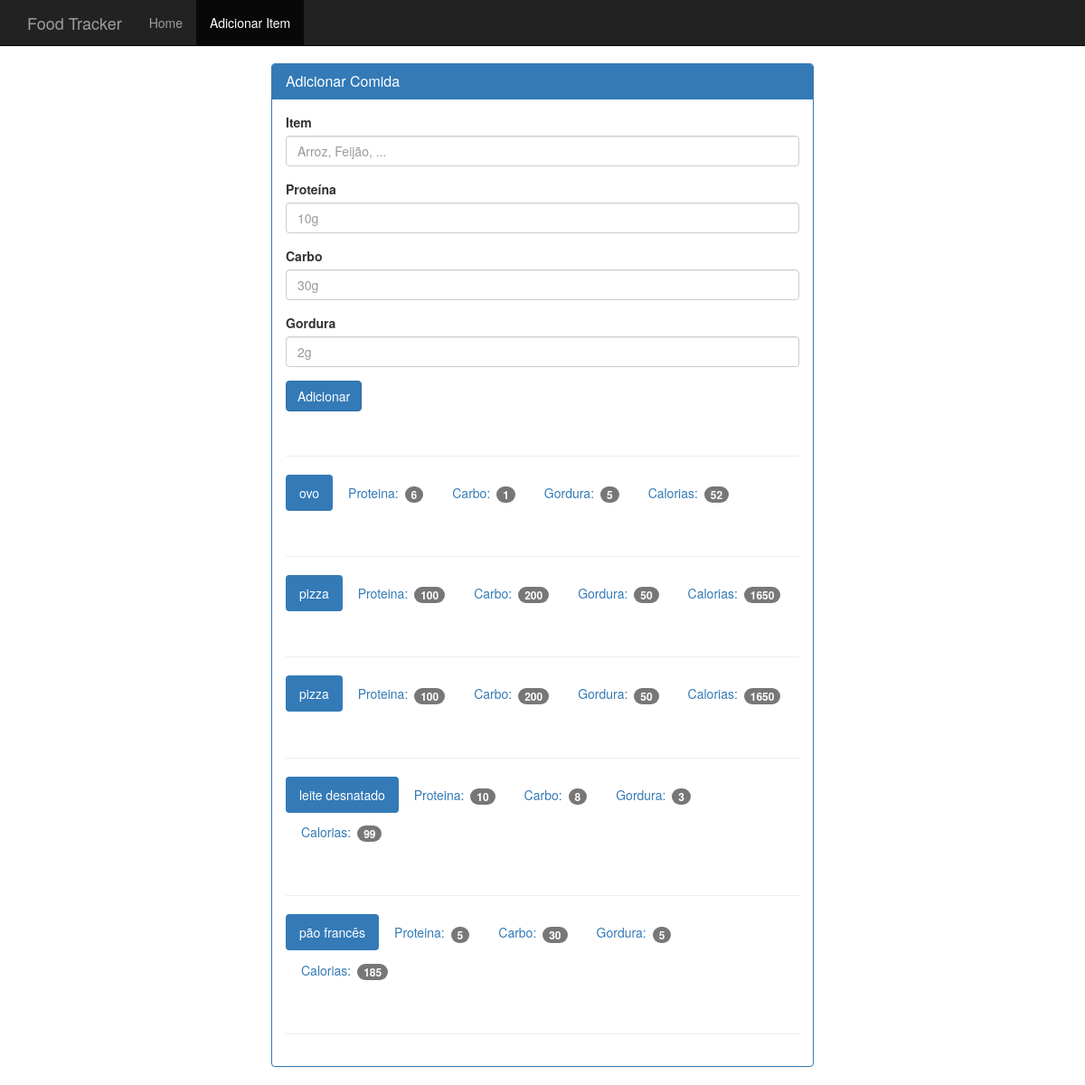
The app's page /food with its own data.
### app.py (models this page shows, shortened)
class Food(db.Model):
	id = db.Column(db.Integer, primary_key=True)
	name = db.Column(db.String(50), nullable=False)
	protein = db.Column(db.Integer,  nullable=False)
	carbo = db.Column(db.Integer,  nullable=False)
	fat = db.Column(db.Integer,  nullable=False)
	calories = db.Column(db.Integer, nullable=False)
	diets = db.relationship('Diet', backref='food', lazy='dynamic')

### app.py (the view, shortened to what this page needs)
@app.route('/food', methods=['GET', 'POST'])
def food():
	foods = Food.query.all()
	return render_template('food.html', foods=foods)

### templates/food.html (shortened to what this page needs)
<!DOCTYPE html>
<html lang="pt-br">
  <head>
    <link href="{{ url_for('static', filename='bootstrap.min.css') }}" rel="stylesheet">
    <link href="{{ url_for('static', filename='theme.css') }}" rel="stylesheet">
  </head>
  <body>
    <nav class="navbar navbar-inverse navbar-fixed-top">
      <div class="container">
        <div class="navbar-header">
          <a class="navbar-brand" href="{{ url_for('index')}}"> Food Tracker  </a>
        </div>
        <div id="navbar" class="navbar-collapse collapse">
          <ul class="nav navbar-nav">
            <li><a href="{{ url_for('index')  }}">Home</a></li>
            <li class="active"><a href="{{ url_for('food') }}">Adicionar Item</a></li>
          </ul>
        </div>
      </div>
    </nav>
    <div class="container theme-showcase col-sm-6 col-sm-offset-3" role="main">
      <div class="row">
        <div>
          <div class="panel panel-primary">
            <div class="panel-heading">
              <h3 class="panel-title">Adicionar Comida</h3>
            </div>
            <div class="panel-body">
              <form method="POST" action="{{ url_for('food') }}">
                <div class="form-group">
                  <label for="food-name">Item</label>
                  <input type="text" class="form-control" id="food-name" name="food-name" placeholder="Arroz, Feijão, ...">
                </div>
                <div class="form-group">
                  <label for="protein">Proteína</label>
                  <input type="number" class="form-control" id="protein" name="protein" placeholder="10g">
                </div>
                <div class="form-group">
                  <label for="carbohydrates">Carbo</label>
                  <input type="number" class="form-control" id="carbohydrates"  name="carbo" placeholder="30g">
                </div>
                <div class="form-group">
                  <label for="fat">Gordura</label>
                  <input type="number" class="form-control" id="fat"  name="fat"placeholder="2g">
                </div>
                <button type="submit" class="btn btn-primary">Adicionar</button>
              </form>
              <div class="page-header"></div>
                {% for f in foods %}
                    <ul class="nav nav-pills" role="tablist">
                        <li class="active"><a>{{ f.name }}</a></li>
                        <li><a>Proteina: <span class="badge">{{ f.protein }}</span></a></li>
                        <li><a>Carbo: <span class="badge">{{ f.carbo }}</span></a></li>
                        <li><a>Gordura: <span class="badge">{{ f.fat }}</span></a></li>
                        <li><a>Calorias: <span class="badge">{{ f.calories }}</span></a></li>
                    </ul>
                    <div class="page-header"></div>
                {%endfor%}
            </div>
          </div>
        </div>
      </div>
    </div>
  </body>
</html>

### static/theme.css (style rules this page uses)
body { padding-top: 70px; padding-bottom: 30px; }

### records on screen
Food: name "ovo", protein "6", carbo "1", fat "5", calories "52"
Food: name "pizza", protein "100", carbo "200", fat "50", calories "1650"
Food: name "pizza", protein "100", carbo "200", fat "50", calories "1650"
Food: name "leite desnatado", protein "10", carbo "8", fat "3", calories "99"
Food: name "pão francês", protein "5", carbo "30", fat "5", calories "185"
